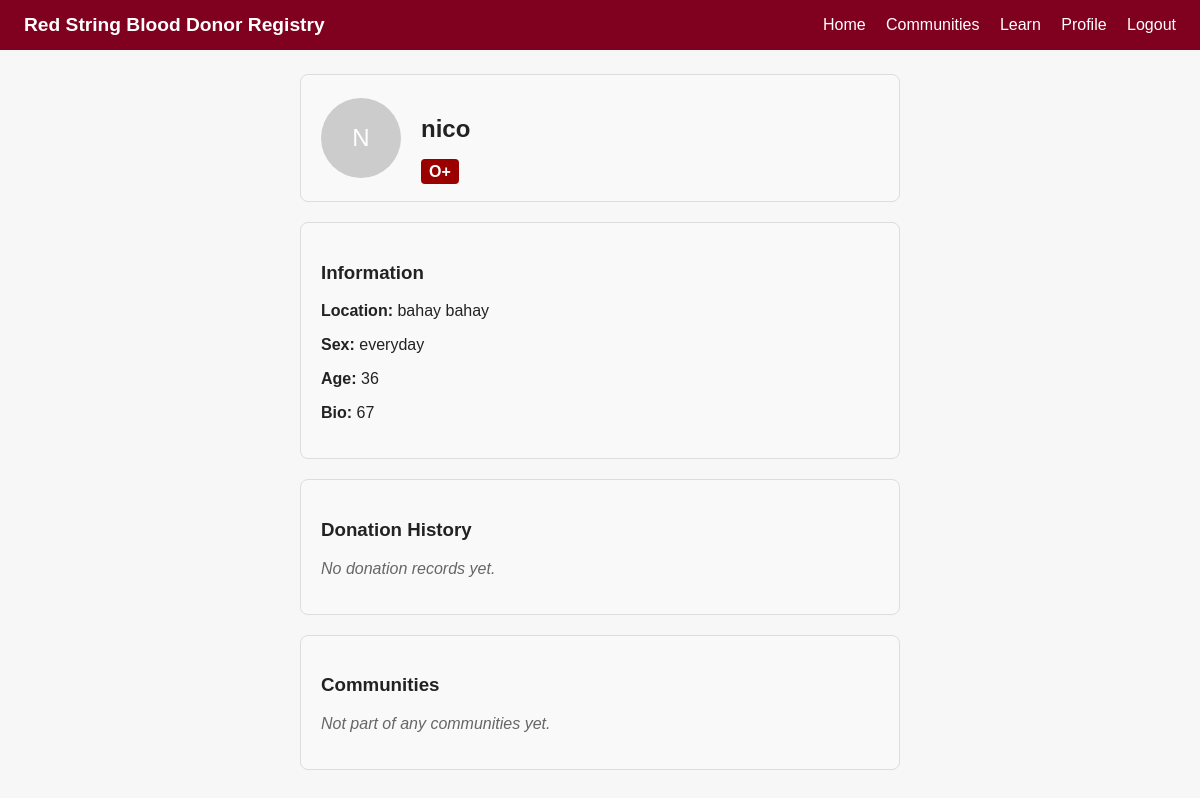
The page /u/nico (signed in) on the database as committed earlier.
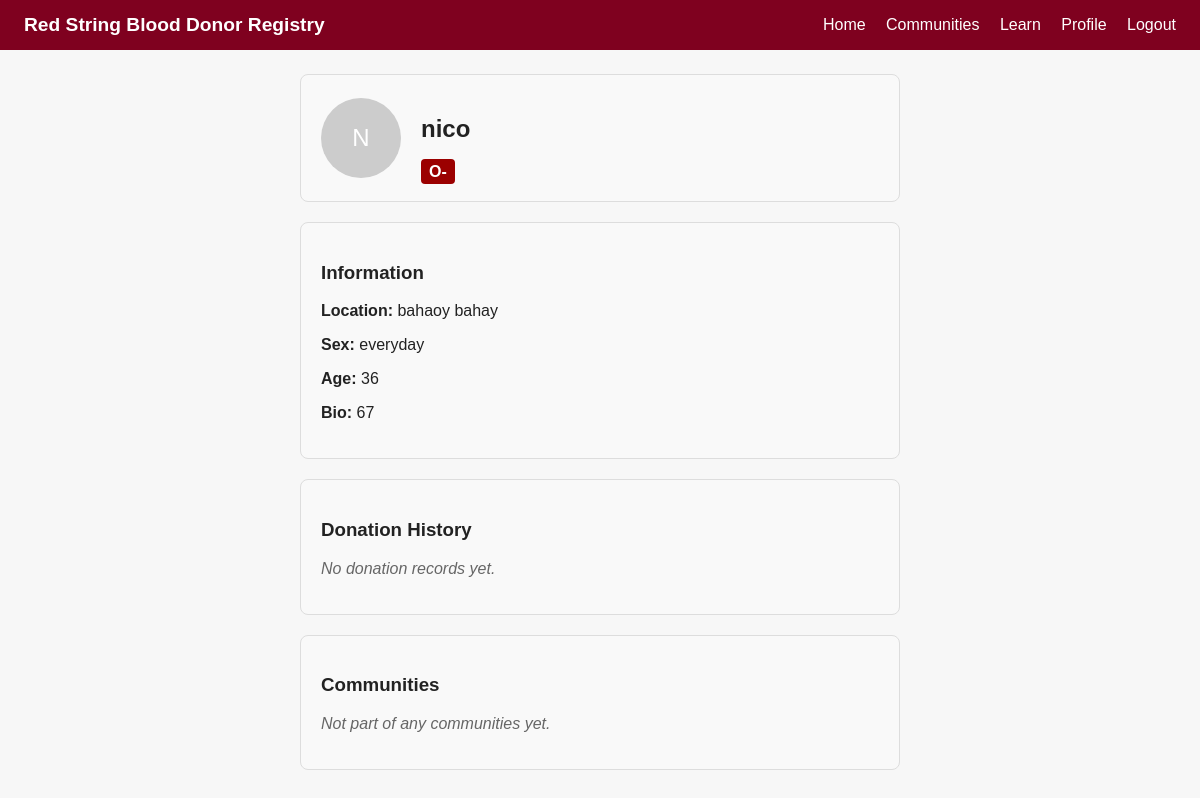
The same page on the database as committed later.
### models.py (models this page shows)
class Profile(db.Model):
    id = db.Column(db.Integer, primary_key=True)
    user_id = db.Column(db.Integer, db.ForeignKey("user.id"), nullable=False)
    full_name = db.Column(db.String(100))
    location = db.Column(db.String(100))
    sex = db.Column(db.String(20))
    birthdate = db.Column(db.Date)
    blood_type = db.Column(db.String(10))
    bio = db.Column(db.Text)
    picture_filename = db.Column(db.String(255), default="default.jpg")
    is_public = db.Column(db.Boolean, default=True)

### app.py (the view)
@app.route('/u/<username>')
def public_profile(username):
    user = User.query.filter_by(username=username).first_or_404()
    profile = Profile.query.filter_by(user_id=user.id).first()
    if not profile or (not profile.is_public and current_user != user):
        flash('This profile is private.', 'warning')
        return redirect(url_for('home'))
    age = calculate_age(profile.birthdate) if profile else None
    return render_template('public_profile.html', user=user, profile=profile, age=age)

### app.py (called while the page is built)
@login_manager.user_loader
def load_user(user_id):
    return User.query.get(int(user_id))

def calculate_age(born):
    if not born:
        return None
    today = date.today()
    return today.year - born.year - ((today.month, today.day) < (born.month, born.day))

### templates/public_profile.html (shortened to what this page needs)
{% extends "base.html" %}
{% block content %}
<div style="max-width: 600px; margin: auto; display: flex; flex-direction: column; gap: 20px;">
    <div style="background: #f9f9f9; padding: 20px; border-radius: 8px; border: 1px solid #ddd; display: flex; align-items: center; gap: 20px;">
        <div style="width: 80px; height: 80px; background: #ccc; border-radius: 50%; display: flex; align-items: center; justify-content: center; font-size: 24px; color: #fff;">
            {{ user.username[0] | upper }}
        </div>
        <div>
            <h2>{{ profile.name or user.username }}</h2>
            <span style="background: #9b0000; color: white; padding: 4px 8px; border-radius: 4px; font-weight: bold;">
                {{ profile.blood_type or 'Unknown Blood' }}
            </span>
        </div>
    </div>
    <div style="background: #f9f9f9; padding: 20px; border-radius: 8px; border: 1px solid #ddd;">
        <h3>Information</h3>
        <p><strong>Location:</strong> {{ profile.location or 'Not specified' }}</p>
        <p><strong>Sex:</strong> {{ profile.sex or 'Not specified' }}</p>
        <p><strong>Age:</strong> {{ age if age else 'Not specified' }}</p>
        <p><strong>Bio:</strong> {{ profile.bio or 'No bio provided yet.' }}</p>
    </div>
    <div style="background: #f9f9f9; padding: 20px; border-radius: 8px; border: 1px solid #ddd;">
        <h3>Donation History</h3>
        <p style="color: #666; font-style: italic;">No donation records yet.</p>
    </div>
    <div style="background: #f9f9f9; padding: 20px; border-radius: 8px; border: 1px solid #ddd;">
        <h3>Communities</h3>
        <p style="color: #666; font-style: italic;">Not part of any communities yet.</p>
    </div>
</div>
{% endblock %}

Rows that differ between the two databases and show on the page:
changed Profile "everyday": blood_type "O+" → "O-"; location "bahay bahay" → "bahaoy bahay"
